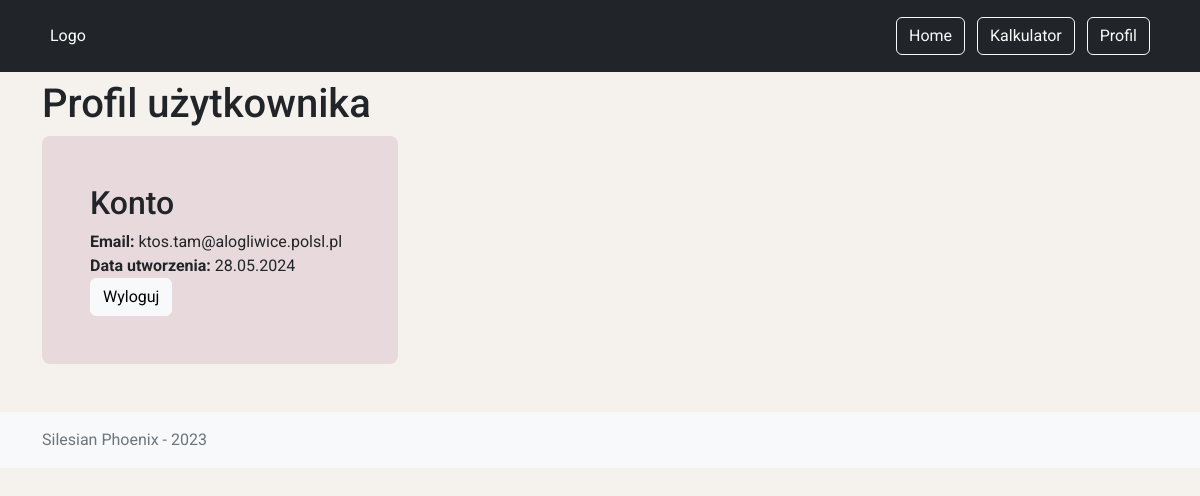
The app's page /profile (signed in), older data.
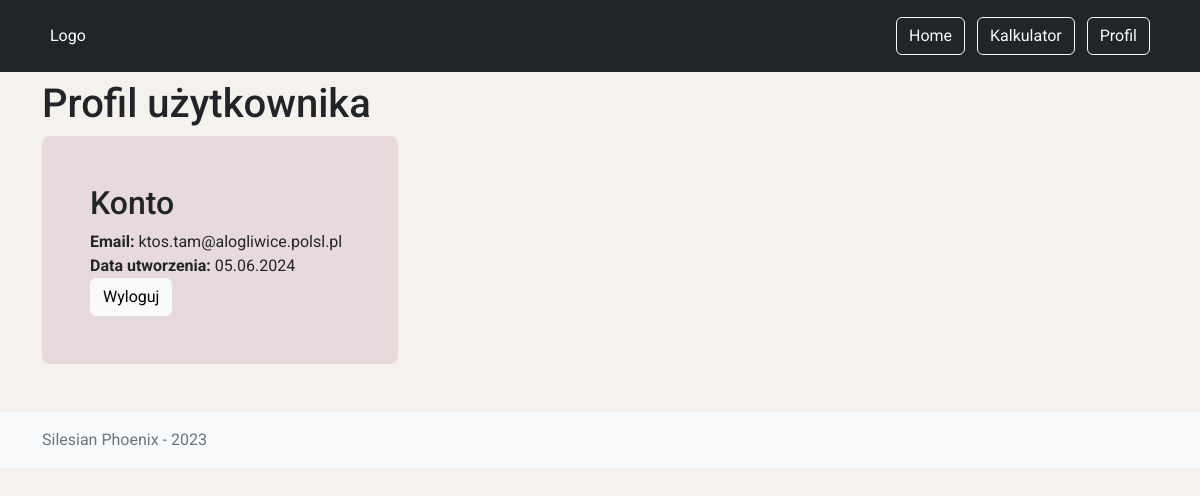
The same page, newer data.
### app/models.py (models this page shows, shortened)
class User(db.Model):
    __tablename__ = 'users'
    id = db.Column(db.Integer, primary_key=True, autoincrement=True)
    username = db.Column(db.String(80), unique=True, nullable=False)
    email = db.Column(db.String(120), unique=True, nullable=False)
    password_hash = db.Column(db.String(80), nullable=False)
    registered_on = db.Column(db.DateTime, nullable=False, default=datetime.utcnow)
    uuid = db.Column(UUID(as_uuid=True), default=uuid4)
    @property
    def is_authenticated(self):
        return True

### app/users/routes.py (the view)
@users_blueprint.route('/profile', methods=['GET', 'POST'])
@login_required
def profile():
    return render_template('profile.html', user=current_user)

### app/__init__.py (called while the page is built)
def extentions(app):
    db.init_app(app)
    login.init_app(app)
    from app.models import User, Course, User_Course, Lessons
    @login.user_loader
    def load_user(id):
        return User.query.filter(User.id == int(id)).first()

### app/users/templates/profile.html
{% extends "base.html" %}
{% block content %}
<div class="container mb-5 background-image-kupid">
    <h1 class="my-2">Profil użytkownika</h1>
    <div class="row align-items-md-stretch">
        <div class="col-md-4">
            <div class="h-100 p-5 custom-bg-color rounded-3">
                <h2>Konto</h2>
                <p class="no-margin"><strong>Email:</strong> {{ current_user.email }}</p>
                <p class="no-margin"><strong>Data utworzenia:</strong> {{ current_user.registered_on.strftime("%d.%m.%Y") }}</p>
                <a class="btn btn-light" href="{{ url_for('users.logout') }}" role="button">
                    Wyloguj
                </a>
            </div>
        </div>
    </div>
</div>
{% endblock %}

Row changes from the older to the newer data that the page shows:
changed User "ktos.tam@alogliwice.polsl.pl": registered_on "28.05.2024" → "05.06.2024"
